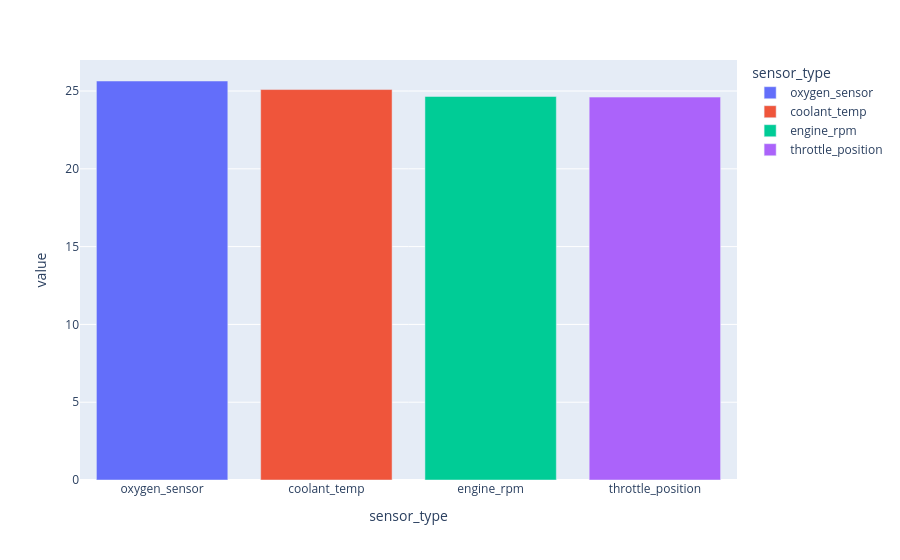

This figure's notebook cell:
### Code cell
px.bar(sensor_types,color=sensor_types.index)

### Figure 1 — Plotly figure (JSON) as saved in the notebook; plotly's stock layout.template omitted (floating-point values rounded to 4 significant figures)
{"data": [{"hovertemplate": "sensor_type=%{x}<br>value=%{y}<extra></extra>", "legendgroup": "oxygen_sensor", "marker": {"color": "#636efa", "pattern": {"shape": ""}}, "name": "oxygen_sensor", "orientation": "v", "showlegend": true, "textposition": "auto", "type": "bar", "x": ["oxygen_sensor"], "xaxis": "x", "y": [25.64], "yaxis": "y"}, {"hovertemplate": "sensor_type=%{x}<br>value=%{y}<extra></extra>", "legendgroup": "coolant_temp", "marker": {"color": "#EF553B", "pattern": {"shape": ""}}, "name": "coolant_temp", "orientation": "v", "showlegend": true, "textposition": "auto", "type": "bar", "x": ["coolant_temp"], "xaxis": "x", "y": [25.09], "yaxis": "y"}, {"hovertemplate": "sensor_type=%{x}<br>value=%{y}<extra></extra>", "legendgroup": "engine_rpm", "marker": {"color": "#00cc96", "pattern": {"shape": ""}}, "name": "engine_rpm", "orientation": "v", "showlegend": true, "textposition": "auto", "type": "bar", "x": ["engine_rpm"], "xaxis": "x", "y": [24.65], "yaxis": "y"}, {"hovertemplate": "sensor_type=%{x}<br>value=%{y}<extra></extra>", "legendgroup": "throttle_position", "marker": {"color": "#ab63fa", "pattern": {"shape": ""}}, "name": "throttle_position", "orientation": "v", "showlegend": true, "textposition": "auto", "type": "bar", "x": ["throttle_position"], "xaxis": "x", "y": [24.61], "yaxis": "y"}], "layout": {"barmode": "relative", "legend": {"title": {"text": "sensor_type"}, "tracegroupgap": 0}, "margin": {"t": 60}, "xaxis": {"anchor": "y", "categoryarray": ["oxygen_sensor", "coolant_temp", "engine_rpm", "throttle_position"], "categoryorder": "array", "domain": [0, 1], "title": {"text": "sensor_type"}}, "yaxis": {"anchor": "x", "domain": [0, 1], "title": {"text": "value"}}}}
